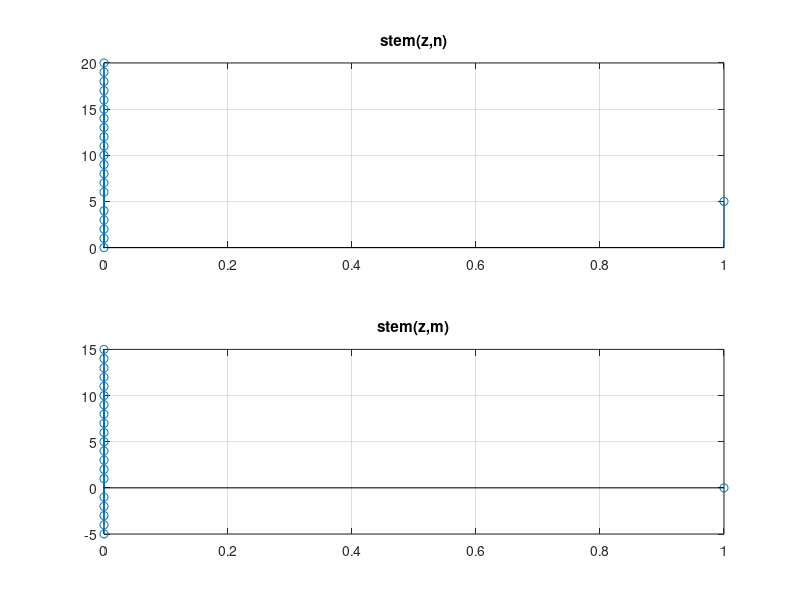
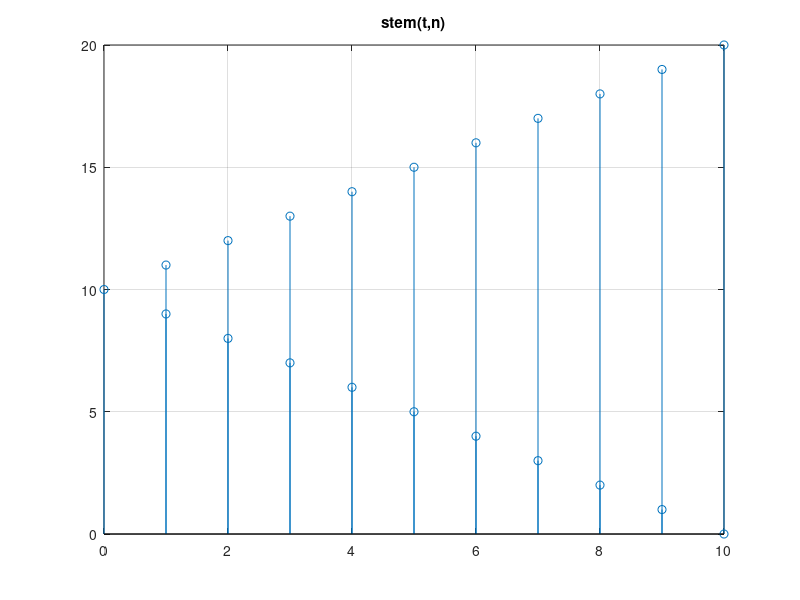
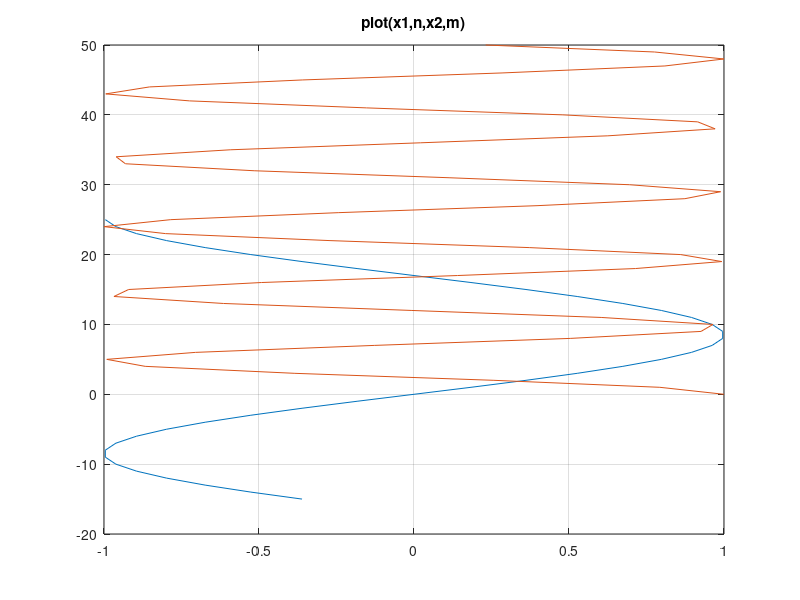
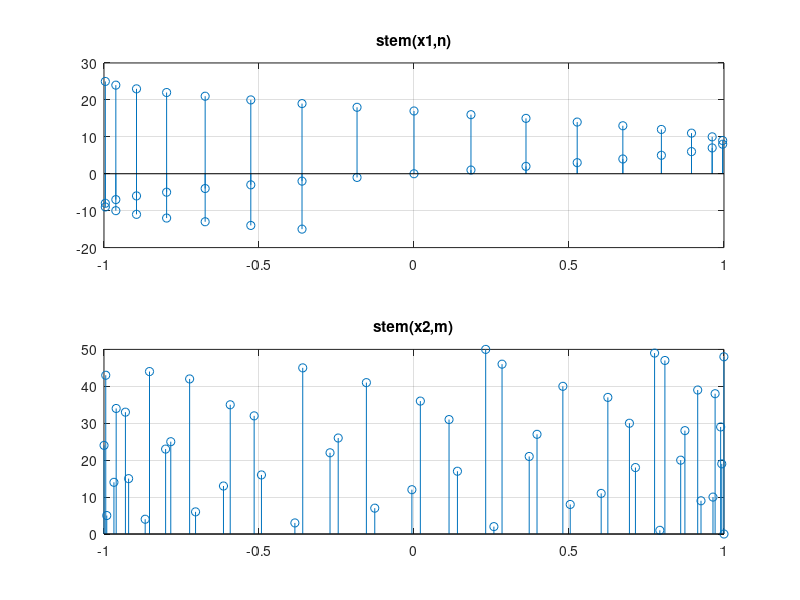

These figures' MATLAB source, in order:
% a. se initializeaza vectorul linie cu zero-uri de 21 de elemente
z = zeros(1,21);

% a. se face al 6-lea element egal cu 1
z(6) = 1;

% a. se declara vectorii n si m
n = 0:20;
m = -5:15;

% a. se foloseste functia subplot pentru a arata ambele grafice in aceeasi
% fereastra dar nu in acelasi grafic; se foloseste stem pentru reprezentarea vectorului z in
% functie de n sau m ; se foloseste tile pentru a da un titlu fiecarui
% grafic ; se foloseste grid pentru trasarea unei retele de linii
figure(1)
subplot(2,1,1),stem(z,n),title('stem(z,n)'),grid
subplot(2,1,2),stem(z,m),title('stem(z,m)'),grid


%b. se initializeaza vectorul t cu valoarea absoluta a elementelor din n scazute
%cu 10
t = abs(10-n);

%b. se foloseste figure pentru a arata urmatorul grafic intr-o alta
%fereastra
figure(2)

%b. reprezentare grafica ca la a doar ca pe vectorul t
stem(t,n),title('stem(t,n)'),grid

%c. se initializeaza vectorii x1 si x2 si trecem la alta figura
figure(3)
n = -15:25;
x1 = sin((pi/17)*n);
m = 0:50;
x2 = cos((pi/sqrt(23))*m);

%c. reprezentare grafica pentru x1 si x2 in aceeasi fereastra, se foloseste
%plot deoarece stem nu functioneaza pentru afisarea mai multor grafice
%intr-o singura fereastra grafica
plot(x1,n,x2,m),title('plot(x1,n,x2,m)'),grid

%c. se trece la alta figura pentru a se afisa urmatoarele grafice intr-o
%fereastra separata si se reprezinta grafic x1 si x2 in aceeasi fereastra dar
%nu in acelasi grafic
figure(4)
subplot(2,1,1),stem(x1,n),title('stem(x1,n)'),grid
subplot(2,1,2),stem(x2,m),title('stem(x2,m)'),grid